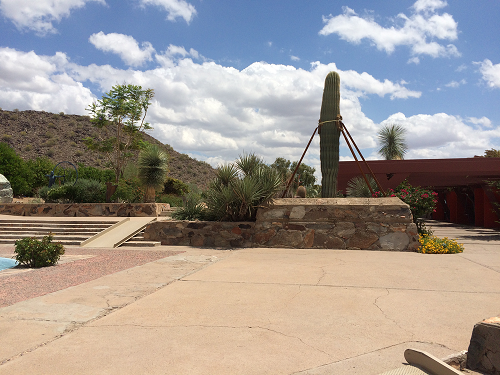
#> input picture 007_image_stitching/left_01.png, 500 x 375 px
$ python 007_main.py
#> lines starting #> are read from the running program, lines starting #| are printed output that depends on the picture; after the words box and inside, x2 and y2 are one past the last pixel; in counts of white or black regions, pixels touching at a corner belong together
### 007_image_stitching/Stitcher.py
import cv2
import numpy as np
import utils

def _detect_describe(image):
    # SIFT特征检测器
    descriptor = cv2.SIFT_create()

    # 寻找图像中的特征点，计算这些关键点的特征描述子，用于后续的匹配
    (kps, features) = descriptor.detectAndCompute(image, None)

    # 关键点的坐标
    num_kps = np.float32([kp.pt for kp in kps])

    # 关键点的坐标，关键点的描述子，关键点对象
    return num_kps, features, kps

def _match_key_points(kpsA, kpsB, featuresA, featuresB, ratio, reprojThresh):
    # 暴力匹配器
    matcher = cv2.BFMatcher()

    # k-近邻匹配，2 每个特征点，在另一张图中找到两个最接近的匹配点
    # 计算两者的欧几里得距离，如果最近的匹配点比次近的匹配点明显更近（由 ratio 参数控制），则认为匹配成功
    raw_matches = matcher.knnMatch(featuresA, featuresB, 2)

    matches = []
    for m in raw_matches:
        # 当最近距离跟次近距离的比值小于ratio值时，保留此匹配对
        if len(m) == 2 and m[0].distance < m[1].distance * ratio:
            # 存储两个点在featuresA, featuresB中的索引值
            matches.append((m[0].trainIdx, m[0].queryIdx))

    # 当筛选后的匹配对大于4时，计算视角变换矩阵
    if len(matches) > 4:
        # 获取匹配对的点坐标
        pts_a = np.float32([kpsA[i] for (_, i) in matches])
        pts_b = np.float32([kpsB[i] for (i, _) in matches])

        # 通过RANSAC筛选出更准确的匹配点对，减少误匹配的影响
        (H, status) = cv2.findHomography(pts_a, pts_b, cv2.RANSAC, reprojThresh)

        # 返回结果
        return matches, H, status

    # 如果匹配对小于4时，返回None
    return None

def _draw_matches(imageA, imageB, kpsA, kpsB, matches, status):
    # 这里将两张图片横向拼接，并在匹配点之间绘制红色直线，帮助可视化匹配效果

    # 初始化可视化图片，将A、B图左右连接到一起
    (hA, wA) = imageA.shape[:2]
    (hB, wB) = imageB.shape[:2]
    vis = np.zeros((max(hA, hB), wA + wB, 3), dtype="uint8")
    vis[0:hA, 0:wA] = imageA
    vis[0:hB, wA:] = imageB

    # 联合遍历，画出匹配对
    for ((trainIdx, queryIdx), s) in zip(matches, status):
        # 当点对匹配成功时，画到可视化图上
        if s == 1:
            # 画出匹配对
            pt_a = (int(kpsA[queryIdx].pt[0]), int(kpsA[queryIdx].pt[1]))
            pt_b = (int(kpsB[trainIdx].pt[0]) + wA, int(kpsB[trainIdx].pt[1]))
            cv2.line(vis, pt_a, pt_b, (0, 0, 255), 1)
    return vis

# 拼接函数
def stitch(imageB, imageA, ratio=0.75, reprojThresh=4.0):
    # 提取SIFT特征：对两张图像分别检测特征点和计算描述子
    (num_kpsA, featuresA, kpsA) = _detect_describe(imageA)
    (num_kpsB, featuresB, kpsB) = _detect_describe(imageB)

    # 找到匹配点对，并计算 单应性矩阵 H
    m = _match_key_points(num_kpsA, num_kpsB, featuresA, featuresB, ratio, reprojThresh)

    # 如果返回结果为空，没有匹配成功的特征点，退出算法
    if m is None:
        return None

    # H是3x3视角变换矩阵
    (matches, H, status) = m
    # 透视变换
    result = cv2.warpPerspective(imageA, H, (imageA.shape[1] + imageB.shape[1], imageA.shape[0]))
    utils.cv_show('result imageA', result)
    # 将图片B传入result图片最左端
    result[0:imageB.shape[0], 0:imageB.shape[1]] = imageB
    utils.cv_show('result imageB', result)
    # 生成匹配图片
    vis = _draw_matches(imageA, imageB, kpsA, kpsB, matches, status)
    utils.cv_show('draw matches', vis)
    return result

### 007_image_stitching/utils.py
import cv2

def cv_show(name, img):
    cv2.imshow(name, img)
    cv2.waitKey(0)
    cv2.destroyAllWindows()

### 007_image_stitching/007_main.py
import cv2
import Stitcher
import utils

if __name__ == '__main__':
    image_a = cv2.imread("left_01.png")
#> image_a is the input picture: shape (375, 500, 3); mean B, G, R 145.3, 151, 158.9
    image_b = cv2.imread("right_01.png")
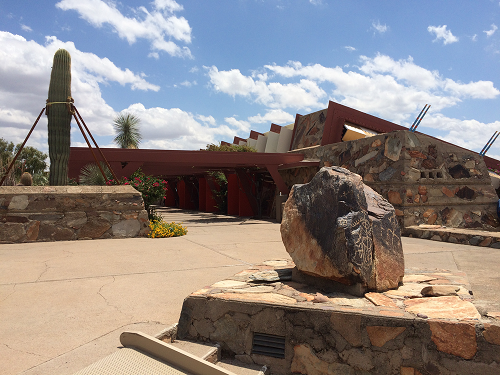
#> input picture 007_image_stitching/right_01.png, 500 x 375 px
#> image_b is the input picture: shape (375, 500, 3); mean B, G, R 133.3, 135, 142.6

    # 把图片拼接成全景图
    result = Stitcher.stitch(image_a, image_b)
#> in _detect_describe, `(kps, features) = descriptor.detectAndCompute(image, None)`: kps = 900 keypoints; strongest (x, y, size): (346, 126, 2), (93, 146, 2.7), (470, 293, 2.6), (427, 293, 7.7)
#> in _detect_describe, `num_kps = np.float32([kp.pt for kp in kps])`: num_kps = 900 pairs, first value 3.37 to 495.2, second value 4.5 to 366.5
#> in stitch, `(num_kpsA, featuresA, kpsA) = _detect_describe(imageA)`: num_kpsA has the same summary as num_kps in _detect_describe; kpsA has the same summary as kps in _detect_describe
#> in _detect_describe (call 2), `(kps, features) = descriptor.detectAndCompute(image, None)`: kps = 749 keypoints; strongest (x, y, size): (332, 82, 10.6), (345, 156, 8.4), (317, 139, 4.9), (341, 138, 3.4)
#> in stitch, `(num_kpsB, featuresB, kpsB) = _detect_describe(imageB)`: num_kpsB = 749 pairs, first value 2.85 to 493.5, second value 2.33 to 370.1; kpsB has the same summary as kps in _detect_describe
#> in _match_key_points, `raw_matches = matcher.knnMatch(featuresA, featuresB, 2)`: raw_matches = 900 matches
#> after the loop in _match_key_points, `for m in raw_matches:`: matches = 149 pairs, first value 152 to 746, second value 16 to 899
#> in _match_key_points, `pts_a = np.float32([kpsA[i] for (_, i) in matches])`: pts_a = 149 pairs, first value 11.26 to 495.2, second value 8.16 to 338.8
#> in _match_key_points, `pts_b = np.float32([kpsB[i] for (i, _) in matches])`: pts_b = 149 pairs, first value 94.12 to 492, second value 11.3 to 364
#> in _match_key_points, `(H, status) = cv2.findHomography(pts_a, pts_b, cv2.RANSAC, reprojThresh)`: H = [[0.396, 0.0308, 274.9], [-0.237, 0.85, 38.9], [-0.00119, -3.26e-05, 1]]; status = 149 values, max 1 at index 0, min 0 at index 11, mean 0.866
#> in stitch, `result = cv2.warpPerspective(imageA, H, (imageA.shape[1] + imageB.shap..`:
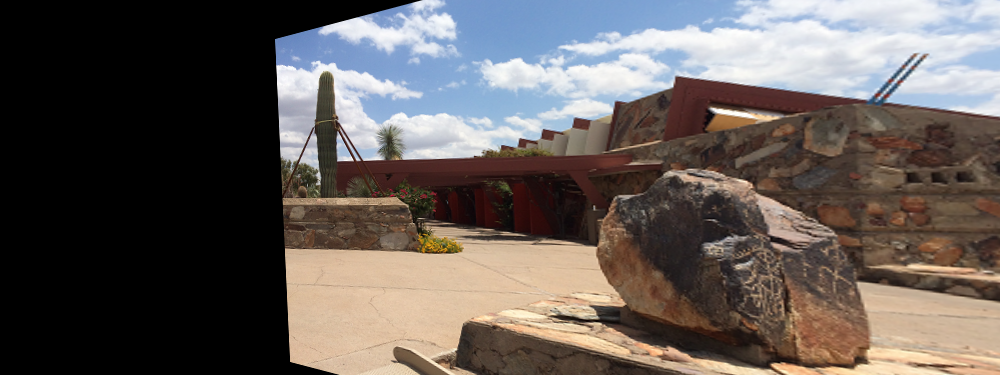
#> result: shape (375, 1000, 3); mean B, G, R 89, 92.4, 99.8
#> in stitch, `result[0:imageB.shape[0], 0:imageB.shape[1]] = imageB`:
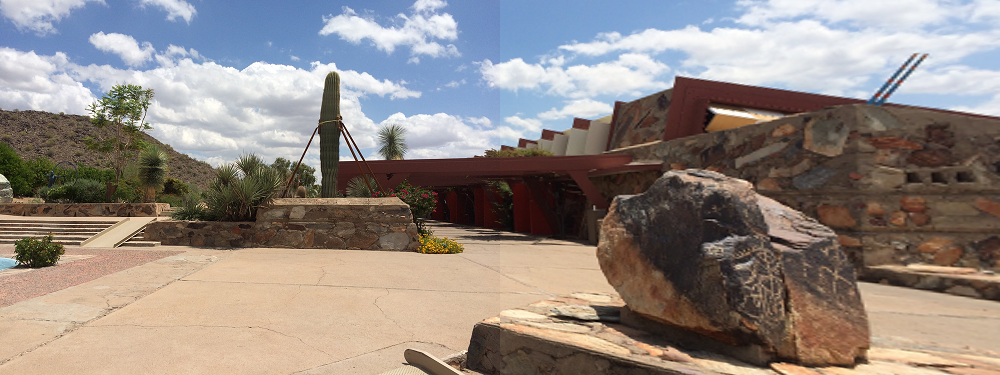
#> result: shape (375, 1000, 3); mean B, G, R 130.8, 136.4, 146.1
#> in _draw_matches, `vis[0:hA, 0:wA] = imageA`:
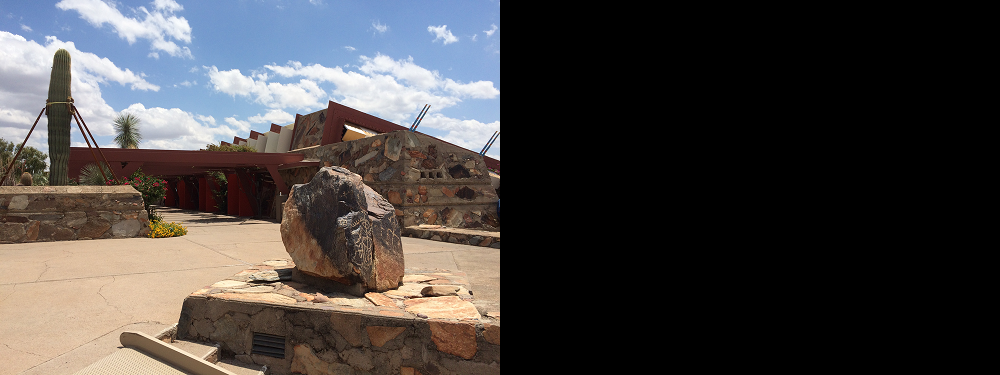
#> vis: shape (375, 1000, 3); mean B, G, R 66.7, 67.5, 71.3
#> in _draw_matches, `vis[0:hB, wA:] = imageB`:
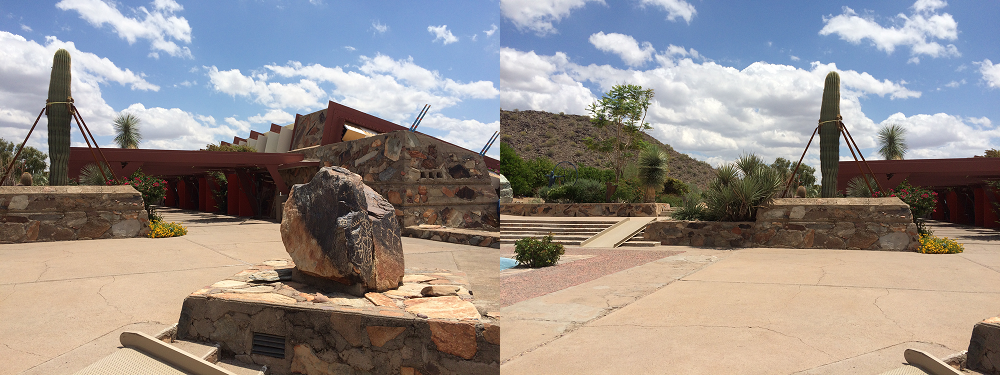
#> vis: shape (375, 1000, 3); mean B, G, R 139.3, 143, 150.7
#> the loop in _draw_matches, `for ((trainIdx, queryIdx), s) in zip(matches, status):` made 149 passes
#> (trainIdx, queryIdx, s, pt_a, pt_b) on passes 1, 2, 3, 4, 5, 6, 7, 8, 9, 10, 11, 13: (458, 16, [1], (11, 205), (791, 214)), (454, 18, [1], (11, 145), (788, 162)), (464, 25, [1], (16, 198), (795, 208)), (465, 26, [1], (16, 198), (795, 208)), (470, 28, [1], (18, 204), (797, 214)), (472, 33, [1], (18, 241), (797, 246)), (476, 39, [1], (23, 219), (800, 227)), (477, 40, [1], (23, 219), (800, 227)), (460, 45, [1], (25, 27), (794, 57)), (481, 47, [1], (25, 202), (803, 212)), (480, 48, [1], (26, 182), (801, 194)), (478, 57, [1], (32, 44), (801, 71))
#> (pt_a, pt_b) on passes 61 to 66: ((118, 184), (884, 196)), ((123, 69), (881, 80)), ((123, 183), (890, 195)), ((124, 163), (889, 175)), ((124, 197), (891, 209)), ((125, 109), (884, 121))
#> after the loop in _draw_matches, `for ((trainIdx, queryIdx), s) in zip(matches, status):`:
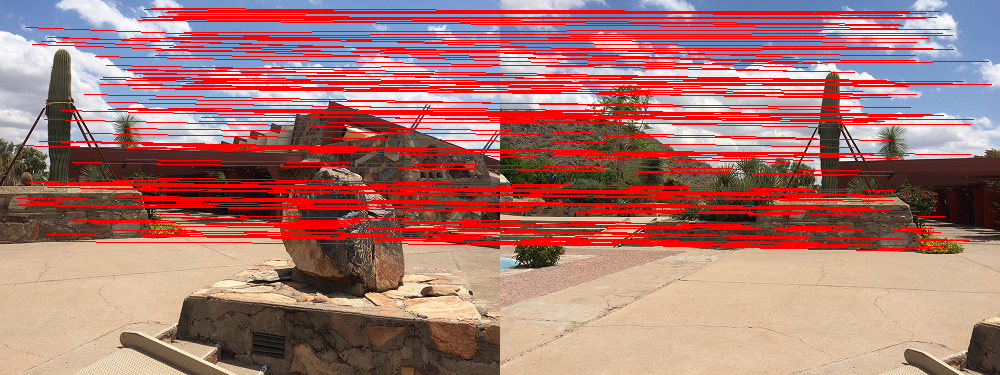
#> vis: shape (375, 1000, 3); 17.87% of pixels changed, all inside (x1, y1, x2, y2) = (11, 8, 992, 252)
    utils.cv_show("Result", result)
